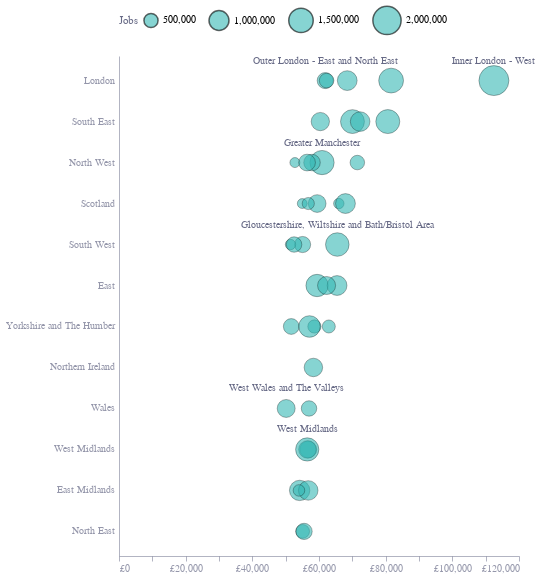

This figure's notebook cell:
### Code cell
df = pd.read_excel("labourproductivityitls (1).xls", sheet_name="B4", skiprows=4)
df = df.query("ITL_level == 'ITL2'")
df = df[['ITL_code', 'Region_name', 'Pounds_2022']]
df.columns= ['ITL_code', 'name', 'gva_pj']
df['parent'] = df['ITL_code'].str[:3]

df['jitter'] = np.random.rand(len(df)) * 0.00000


gva_df = df.copy()

df = pd.read_excel("labourproductivityitls (1).xls", sheet_name="Productivity Jobs", skiprows=4)
df = df.query("ITL_level == 'ITL2'")
df = df[['ITL_code', 'Region_name', 'Jobs_2022']]
df.columns= ['ITL_code', 'name', 'jobs']
jobs_df = df.copy()

df = pd.read_excel("labourproductivityitls (1).xls", sheet_name="Productivity Jobs", skiprows=4)
df = df[['ITL_code', 'Region_name']]
df.columns= ['parent', 'parent_name']
df = df[df.parent.isin(gva_df.parent.unique())]
parents_df = df.copy()

df = pd.merge(gva_df, jobs_df, on=['ITL_code', 'name'])
df = pd.merge(df, parents_df, on='parent')

# get the max value for each parent
df['parent_max'] = df.groupby('parent')['gva_pj'].transform('max')
df['parent_min'] = df.groupby('parent')['gva_pj'].transform('min')

# label the highest and lowest values for each parent
df['label_high'] = np.where(df['gva_pj'] == df['parent_max'], df.name, '')
df['label_low'] = np.where(df['gva_pj'] == df['parent_min'], df.name, '')

discretionary_labels = [
    "Inner London - West",
    "Greater Manchester",
    "Outer London - East and North East",
    "West Midlands",
    "West Wales and The Valleys",
    "Gloucestershire, Wiltshire and Bath/Bristol Area",
]

df['label'] = np.where(df['name'].isin(discretionary_labels), df['name'], '')

chart = alt.Chart(df).mark_circle(
    color="#36B7B4",
    opacity=0.6,
    stroke='black',
    strokeWidth=0.5
).encode(
    y=alt.Y("parent_name:N", title="", sort=alt.EncodingSortField(field="parent_max", order='descending')),
    yOffset=alt.Y("jitter:Q", title=""),
    x=alt.X("gva_pj:Q", title="", axis=alt.Axis(labelExpr="'£' + format(datum.value, ',.0f')")),
    size=alt.Size("jobs:Q", 
                  legend=alt.Legend(title="Jobs", orient='top', titleOrient='left', titleFontWeight='normal', titleFont="Circular Std", titleColor="#676A86"),
                  title="Jobs", scale=alt.Scale(range=[0, 900])),
    tooltip=['name', 'gva_pj', 'jobs']
)

# add a rule for the parent
rule = alt.Chart(df).mark_rule(
    strokeDash=[3, 4],
    color='#676A86').encode(
    y=alt.Y("parent_name:N", title="", sort=alt.EncodingSortField(field="parent_max", order='descending')),
)

labels_high = alt.Chart(df).mark_text(
    align='left',
    baseline='middle',
    dx=5,
    font='Circular Std',
    fontSize=10,
    color='#676A86',
    fontWeight='normal'
).encode(
    y=alt.Y("parent_name:N", title="", sort=alt.EncodingSortField(field="parent_max", order='descending')),
    x=alt.X("gva_pj:Q"),
    text=alt.Text("label_high:N"),
)

labels_low = alt.Chart(df).mark_text(
    align='right',
    baseline='middle',
    dx=-5,
    font='Circular Std',
    fontSize=10,
    color='#676A86',
    fontWeight='normal'
).encode(
    y=alt.Y("parent_name:N", title="", sort=alt.EncodingSortField(field="parent_max", order='descending')),
    x=alt.X("gva_pj:Q"),
    text=alt.Text("label_low:N"),
)

labels = alt.Chart(df).mark_text(
    align='center',
    baseline='middle',
    dx=0,
    dy=-20,

    font='Circular Std',
    fontSize=10,
    color='#676A86',
    fontWeight='normal'
).encode(
    y=alt.Y("parent_name:N", title="", sort=alt.EncodingSortField(field="parent_max", order='descending')),
    x=alt.X("gva_pj:Q"),
    text=alt.Text("label:N"),
)

chart = chart + labels #labels_high + labels_low + rule


chart = chart.properties(
    width=400,
    height=500
)

chart.save("gva_ineq.png", scale_factor=3.0)
chart.save("gva_ineq.json")

chart

### Figure 1 — Vega-Lite specification as saved in the notebook (floating-point values rounded to 4 significant figures)
{"config": {"font": "Circular Std", "mark": {"line": {"interpolate": "monotone"}}, "view": {"stroke": "transparent", "width": 400, "height": 300}, "range": {"category": ["#36B7B4", "#E6224B", "#F4C245", "#0063AF", "#00A767", "#179FDB", "#EB5C2E"], "diverging": ["#E6224B", "#E54753", "#C9C9C9", "#179FDB", "#122B39"], "heatmap": ["#C9C9C9", "#179FDB", "#0063AF", "#122B39"], "ordinal": ["#00A767", "#36B7B4", "#179FDB", "#0063AF", "#243B5A"]}, "axisX": {"domainColor": "#676A86", "domainOpacity": 0.5, "grid": false, "labelAngle": 0, "labelColor": "#676A86", "labelOpacity": 0.7, "orient": "bottom", "tickColor": "#676A86", "tickCount": 10, "tickOpacity": 0.5, "title": false, "titleAlign": "center", "titleAnchor": "middle", "titleColor": "#676A86", "titleFontSize": 12, "titleOpacity": 0.8, "titleY": -15}, "axisY": {"domainColor": "#676A86", "domainOpacity": 0.5, "gridColor": "#676A86", "gridDash": [1, 5], "gridOpacity": 0.5, "labelColor": "#676A86", "labelOpacity": 0.7, "labelPadding": 5, "tickColor": "#676A86", "tickCount": 8, "tickOpacity": 0.5, "ticks": false, "titleAlign": "left", "titleAngle": 0, "titleBaseline": "bottom", "titleColor": "#676A86", "titleFontSize": 12, "titleOpacity": 0.8, "titleX": 0, "titleY": -7}}, "layer": [{"mark": {"type": "circle", "color": "#36B7B4", "opacity": 0.6, "stroke": "black", "strokeWidth": 0.5}, "encoding": {"size": {"field": "jobs", "legend": {"orient": "top", "title": "Jobs", "titleColor": "#676A86", "titleFont": "Circular Std", "titleFontWeight": "normal", "titleOrient": "left"}, "scale": {"range": [0, 900]}, "title": "Jobs", "type": "quantitative"}, "tooltip": [{"field": "name", "type": "nominal"}, {"field": "gva_pj", "type": "quantitative"}, {"field": "jobs", "type": "quantitative"}], "x": {"axis": {"labelExpr": "'£' + format(datum.value, ',.0f')"}, "field": "gva_pj", "title": "", "type": "quantitative"}, "y": {"field": "parent_name", "sort": {"field": "parent_max", "order": "descending"}, "title": "", "type": "nominal"}, "yOffset": {"field": "jitter", "title": "", "type": "quantitative"}}}, {"mark": {"type": "text", "align": "center", "baseline": "middle", "color": "#676A86", "dx": 0, "dy": -20, "font": "Circular Std", "fontSize": 10, "fontWeight": "normal"}, "encoding": {"text": {"field": "label", "type": "nominal"}, "x": {"field": "gva_pj", "type": "quantitative"}, "y": {"field": "parent_name", "sort": {"field": "parent_max", "order": "descending"}, "title": "", "type": "nominal"}}}], "data": {"name": "data-ec3535ae8374a23baf58d7c899689848"}, "height": 500, "width": 400, "$schema": "https://vega.github.io/schema/vega-lite/v5.8.0.json", "datasets": {"data-ec3535ae8374a23baf58d7c899689848": [{"ITL_code": "TLC1", "name": "Tees Valley and Durham", "gva_pj": 55090.0, "parent": "TLC", "jitter": 0.0, "jobs": 478900.0, "parent_name": "North East", "parent_max": 55520.0, "parent_min": 55090.0, "label_high": "", "label_low": "Tees Valley and Durham", "label": ""}, {"ITL_code": "TLC2", "name": "Northumberland, and Tyne and Wear", "gva_pj": 55520.0, "parent": "TLC", "jitter": 0.0, "jobs": 661500.0, "parent_name": "North East", "parent_max": 55520.0, "parent_min": 55090.0, "label_high": "Northumberland, and Tyne and Wear", "label_low": "", "label": ""}, {"ITL_code": "TLD1", "name": "Cumbria", "gva_pj": 52770.0, "parent": "TLD", "jitter": 0.0, "jobs": 251300.0, "parent_name": "North West", "parent_max": 71500.0, "parent_min": 52770.0, "label_high": "", "label_low": "Cumbria", "label": ""}, {"ITL_code": "TLD3", "name": "Greater Manchester", "gva_pj": 60910.0, "parent": "TLD", "jitter": 0.0, "jobs": 1470000.0, "parent_name": "North West", "parent_max": 71500.0, "parent_min": 52770.0, "label_high": "", "label_low": "", "label": "Greater Manchester"}, {"ITL_code": "TLD4", "name": "Lancashire", "gva_pj": 57900.0, "parent": "TLD", "jitter": 0.0, "jobs": 683900.0, "parent_name": "North West", "parent_max": 71500.0, "parent_min": 52770.0, "label_high": "", "label_low": "", "label": ""}, {"ITL_code": "TLD6", "name": "Cheshire", "gva_pj": 71500.0, "parent": "TLD", "jitter": 0.0, "jobs": 527800.0, "parent_name": "North West", "parent_max": 71500.0, "parent_min": 52770.0, "label_high": "Cheshire", "label_low": "", "label": ""}, {"ITL_code": "TLD7", "name": "Merseyside", "gva_pj": 56420.0, "parent": "TLD", "jitter": 0.0, "jobs": 701700.0, "parent_name": "North West", "parent_max": 71500.0, "parent_min": 52770.0, "label_high": "", "label_low": "", "label": ""}, {"ITL_code": "TLE1", "name": "East Yorkshire and Northern Lincolnshire", "gva_pj": 62940.0, "parent": "TLE", "jitter": 0.0, "jobs": 424500.0, "parent_name": "Yorkshire and The Humber", "parent_max": 62940.0, "parent_min": 51680.0, "label_high": "East Yorkshire and Northern Lincolnshire", "label_low": "", "label": ""}, {"ITL_code": "TLE2", "name": "North Yorkshire", "gva_pj": 58630.0, "parent": "TLE", "jitter": 0.0, "jobs": 438700.0, "parent_name": "Yorkshire and The Humber", "parent_max": 62940.0, "parent_min": 51680.0, "label_high": "", "label_low": "", "label": ""}, {"ITL_code": "TLE3", "name": "South Yorkshire", "gva_pj": 51680.0, "parent": "TLE", "jitter": 0.0, "jobs": 622300.0, "parent_name": "Yorkshire and The Humber", "parent_max": 62940.0, "parent_min": 51680.0, "label_high": "", "label_low": "South Yorkshire", "label": ""}, {"ITL_code": "TLE4", "name": "West Yorkshire", "gva_pj": 57150.0, "parent": "TLE", "jitter": 0.0, "jobs": 1168000.0, "parent_name": "Yorkshire and The Humber", "parent_max": 62940.0, "parent_min": 51680.0, "label_high": "", "label_low": "", "label": ""}, {"ITL_code": "TLF1", "name": "Derbyshire and Nottinghamshire", "gva_pj": 54190.0, "parent": "TLF", "jitter": 0.0, "jobs": 1039000.0, "parent_name": "East Midlands", "parent_max": 56770.0, "parent_min": 53990.0, "label_high": "", "label_low": "", "label": ""}, {"ITL_code": "TLF2", "name": "Leicestershire, Rutland and Northamptonshire", "gva_pj": 56770.0, "parent": "TLF", "jitter": 0.0, "jobs": 957800.0, "parent_name": "East Midlands", "parent_max": 56770.0, "parent_min": 53990.0, "label_high": "Leicestershire, Rutland and Northamptonshire", "label_low": "", "label": ""}, {"ITL_code": "TLF3", "name": "Lincolnshire", "gva_pj": 53990.0, "parent": "TLF", "jitter": 0.0, "jobs": 335800.0, "parent_name": "East Midlands", "parent_max": 56770.0, "parent_min": 53990.0, "label_high": "", "label_low": "Lincolnshire", "label": ""}, {"ITL_code": "TLG1", "name": "Herefordshire, Worcestershire and Warwickshire", "gva_pj": 56790.0, "parent": "TLG", "jitter": 0.0, "jobs": 713500.0, "parent_name": "West Midlands", "parent_max": 56790.0, "parent_min": 56470.0, "label_high": "Herefordshire, Worcestershire and Warwickshire", "label_low": "", "label": ""}, {"ITL_code": "TLG2", "name": "Shropshire and Staffordshire", "gva_pj": 56520.0, "parent": "TLG", "jitter": 0.0, "jobs": 769800.0, "parent_name": "West Midlands", "parent_max": 56790.0, "parent_min": 56470.0, "label_high": "", "label_low": "", "label": ""}, {"ITL_code": "TLG3", "name": "West Midlands", "gva_pj": 56470.0, "parent": "TLG", "jitter": 0.0, "jobs": 1352000.0, "parent_name": "West Midlands", "parent_max": 56790.0, "parent_min": 56470.0, "label_high": "", "label_low": "West Midlands", "label": "West Midlands"}, {"ITL_code": "TLH1", "name": "East Anglia", "gva_pj": 59420.0, "parent": "TLH", "jitter": 0.0, "jobs": 1249000.0, "parent_name": "East", "parent_max": 65420.0, "parent_min": 59420.0, "label_high": "", "label_low": "East Anglia", "label": ""}, {"ITL_code": "TLH2", "name": "Bedfordshire and Hertfordshire", "gva_pj": 65420.0, "parent": "TLH", "jitter": 0.0, "jobs": 982700.0, "parent_name": "East", "parent_max": 65420.0, "parent_min": 59420.0, "label_high": "Bedfordshire and Hertfordshire", "label_low": "", "label": ""}, {"ITL_code": "TLH3", "name": "Essex", "gva_pj": 62270.0, "parent": "TLH", "jitter": 0.0, "jobs": 816000.0, "parent_name": "East", "parent_max": 65420.0, "parent_min": 59420.0, "label_high": "", "label_low": "", "label": ""}, {"ITL_code": "TLI3", "name": "Inner London - West", "gva_pj": 112500.0, "parent": "TLI", "jitter": 0.0, "jobs": 2251000.0, "parent_name": "London", "parent_max": 112500.0, "parent_min": 61870.0, "label_high": "Inner London - West", "label_low": "", "label": "Inner London - West"}, {"ITL_code": "TLI4", "name": "Inner London - East", "gva_pj": 81640.0, "parent": "TLI", "jitter": 0.0, "jobs": 1542000.0, "parent_name": "London", "parent_max": 112500.0, "parent_min": 61870.0, "label_high": "", "label_low": "", "label": ""}, {"ITL_code": "TLI5", "name": "Outer London - East and North East", "gva_pj": 61870.0, "parent": "TLI", "jitter": 0.0, "jobs": 647400.0, "parent_name": "London", "parent_max": 112500.0, "parent_min": 61870.0, "label_high": "", "label_low": "Outer London - East and North East", "label": "Outer London - East and North East"}, {"ITL_code": "TLI6", "name": "Outer London - South", "gva_pj": 62280.0, "parent": "TLI", "jitter": 0.0, "jobs": 532100.0, "parent_name": "London", "parent_max": 112500.0, "parent_min": 61870.0, "label_high": "", "label_low": "", "label": ""}, {"ITL_code": "TLI7", "name": "Outer London - West and North West", "gva_pj": 68470.0, "parent": "TLI", "jitter": 0.0, "jobs": 977500.0, "parent_name": "London", "parent_max": 112500.0, "parent_min": 61870.0, "label_high": "", "label_low": "", "label": ""}, {"ITL_code": "TLJ1", "name": "Berkshire, Buckinghamshire and Oxfordshire", "gva_pj": 80640.0, "parent": "TLJ", "jitter": 0.0, "jobs": 1438000.0, "parent_name": "South East", "parent_max": 80640.0, "parent_min": 60400.0, "label_high": "Berkshire, Buckinghamshire and Oxfordshire", "label_low": "", "label": ""}, {"ITL_code": "TLJ2", "name": "Surrey, East and West Sussex", "gva_pj": 70040.0, "parent": "TLJ", "jitter": 0.0, "jobs": 1427000.0, "parent_name": "South East", "parent_max": 80640.0, "parent_min": 60400.0, "label_high": "", "label_low": "", "label": ""}, {"ITL_code": "TLJ3", "name": "Hampshire and Isle of Wight", "gva_pj": 72340.0, "parent": "TLJ", "jitter": 0.0, "jobs": 961300.0, "parent_name": "South East", "parent_max": 80640.0, "parent_min": 60400.0, "label_high": "", "label_low": "", "label": ""}, {"ITL_code": "TLJ4", "name": "Kent", "gva_pj": 60400.0, "parent": "TLJ", "jitter": 0.0, "jobs": 839200.0, "parent_name": "South East", "parent_max": 80640.0, "parent_min": 60400.0, "label_high": "", "label_low": "Kent", "label": ""}, {"ITL_code": "TLK1", "name": "Gloucestershire, Wiltshire and Bath/Bristol Area", "gva_pj": 65490.0, "parent": "TLK", "jitter": 0.0, "jobs": 1389000.0, "parent_name": "South West", "parent_max": 65490.0, "parent_min": 51450.0, "label_high": "Gloucestershire, Wiltshire and Bath/Bristol Area", "label_low": "", "label": "Gloucestershire, Wiltshire and Bath/Bristol Area"}, {"ITL_code": "TLK2", "name": "Dorset and Somerset", "gva_pj": 55070.0, "parent": "TLK", "jitter": 0.0, "jobs": 654500.0, "parent_name": "South West", "parent_max": 65490.0, "parent_min": 51450.0, "label_high": "", "label_low": "", "label": ""}, {"ITL_code": "TLK3", "name": "Cornwall and Isles of Scilly", "gva_pj": 51450.0, "parent": "TLK", "jitter": 0.0, "jobs": 269200.0, "parent_name": "South West", "parent_max": 65490.0, "parent_min": 51450.0, "label_high": "", "label_low": "Cornwall and Isles of Scilly", "label": ""}, {"ITL_code": "TLK4", "name": "Devon", "gva_pj": 52520.0, "parent": "TLK", "jitter": 0.0, "jobs": 598300.0, "parent_name": "South West", "parent_max": 65490.0, "parent_min": 51450.0, "label_high": "", "label_low": "", "label": ""}, {"ITL_code": "TLL1", "name": "West Wales and The Valleys", "gva_pj": 50160.0, "parent": "TLL", "jitter": 0.0, "jobs": 805700.0, "parent_name": "Wales", "parent_max": 57010.0, "parent_min": 50160.0, "label_high": "", "label_low": "West Wales and The Valleys", "label": "West Wales and The Valleys"}, {"ITL_code": "TLL2", "name": "East Wales", "gva_pj": 57010.0, "parent": "TLL", "jitter": 0.0, "jobs": 598800.0, "parent_name": "Wales", "parent_max": 57010.0, "parent_min": 50160.0, "label_high": "East Wales", "label_low": "", "label": ""}, {"ITL_code": "TLM5", "name": "North Eastern Scotland", "gva_pj": 65940.0, "parent": "TLM", "jitter": 0.0, "jobs": 271500.0, "parent_name": "Scotland", "parent_max": 67940.0, "parent_min": 54980.0, "label_high": "", "label_low": "", "label": ""}, {"ITL_code": "TLM6", "name": "Highlands and Islands", "gva_pj": 54980.0, "parent": "TLM", "jitter": 0.0, "jobs": 242000.0, "parent_name": "Scotland", "parent_max": 67940.0, "parent_min": 54980.0, "label_high": "", "label_low": "Highlands and Islands", "label": ""}, {"ITL_code": "TLM7", "name": "Eastern Scotland", "gva_pj": 67940.0, "parent": "TLM", "jitter": 0.0, "jobs": 983800.0, "parent_name": "Scotland", "parent_max": 67940.0, "parent_min": 54980.0, "label_high": "Eastern Scotland", "label_low": "", "label": ""}, {"ITL_code": "TLM8", "name": "West Central Scotland", "gva_pj": 59450.0, "parent": "TLM", "jitter": 0.0, "jobs": 784600.0, "parent_name": "Scotland", "parent_max": 67940.0, "parent_min": 54980.0, "label_high": "", "label_low": "", "label": ""}, {"ITL_code": "TLM9", "name": "Southern Scotland", "gva_pj": 56790.0, "parent": "TLM", "jitter": 0.0, "jobs": 370200.0, "parent_name": "Scotland", "parent_max": 67940.0, "parent_min": 54980.0, "label_high": "", "label_low": "", "label": ""}, {"ITL_code": "TLN0", "name": "Northern Ireland", "gva_pj": 58320.0, "parent": "TLN", "jitter": 0.0, "jobs": 855600.0, "parent_name": "Northern Ireland", "parent_max": 58320.0, "parent_min": 58320.0, "label_high": "Northern Ireland", "label_low": "Northern Ireland", "label": ""}]}}
